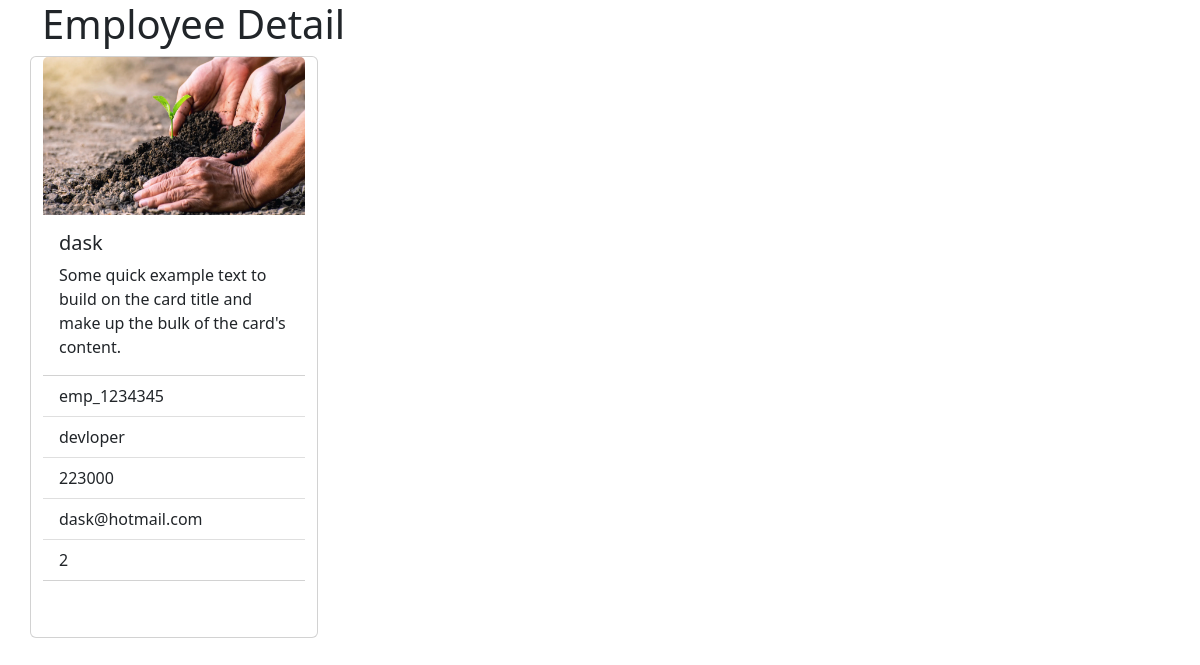
Screenshot of /employee/details/emp_1234345 with the database file from the repository.
### employee/models.py (models this page shows, shortened)
class Employee(models.Model):
    eid=models.CharField(max_length=120,primary_key=True)
    profile_pic=models.ImageField(upload_to="profilepics",null=True)
    employee_name=models.CharField(max_length=120)
    designation=models.CharField(max_length=120)
    salary=models.PositiveIntegerField()
    email=models.EmailField(unique=True)
    experience=models.PositiveIntegerField(null=True)

### employee/views.py (the view)
# urls.py: path("details/<str:emp_id>",views.EmployeeDetails.as_view(),name="emp-detail"),
class EmployeeDetails(View):
    def get(self,request,*args,**kwargs):
        emp_id=kwargs.get("emp_id")
        qs=Employee.objects.get(eid=emp_id)
        return render(request,"emp-detail.html",{"employee":qs})

### employee/templates/emp-detail.html (shortened to what this page needs)
<!DOCTYPE html>
<html lang="en">
<head>
<link href="https://cdn.jsdelivr.net/npm/bootstrap@5.2.0-beta1/dist/css/bootstrap.min.css" rel="stylesheet">
</head>
<body>
<div class="container">
    <h1>Employee Detail</h1>
    <div class="row col-4">
        <div class="card" style="width: 18rem;">
            <img src="{{employee.profile_pic.url}}" class="card-img-top" alt="...">
            <div class="card-body">
                <h5 class="card-title">{{employee.employee_name}}</h5>
                <p class="card-text">Some quick example text to build on the card title and make up the bulk of the
                    card's content.</p>
            </div>
            <ul class="list-group list-group-flush">
                <li class="list-group-item">{{employee.eid}}</li>
                <li class="list-group-item">{{employee.designation}}</li>
                <li class="list-group-item">{{employee.salary}}</li>
                <li class="list-group-item">{{employee.email}}</li>
                <li class="list-group-item">{{employee.experience}}</li>
            </ul>
            <div class="card-body">
            </div>
        </div>
    </div>
</div>
</body>
</html>

### rows the page displays
Employee: profile_pic (picture), employee_name "dask", eid "emp_1234345", designation "devloper", salary "223000", email "dask@hotmail.com", experience "2"
